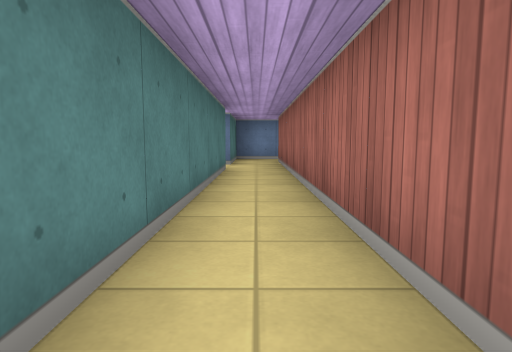
[1] (above)

16 first-person views from a walk through a cub3D level. The camera is about half as high as the walls, tilts 6° down and sees 75° across. The floor is counted in squares. Each view is taken from the middle of a square. On the plan, view 1 faces up. The plan holds only what a view shows up to about 9 squares ahead; the rest is blank.

[2]
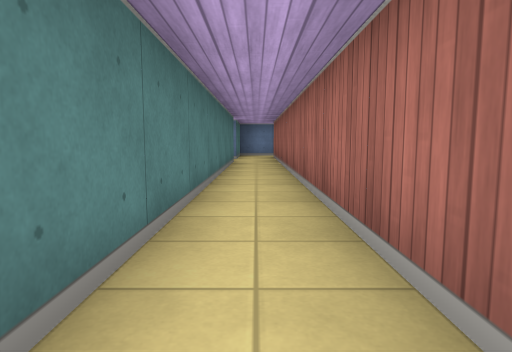

[3]
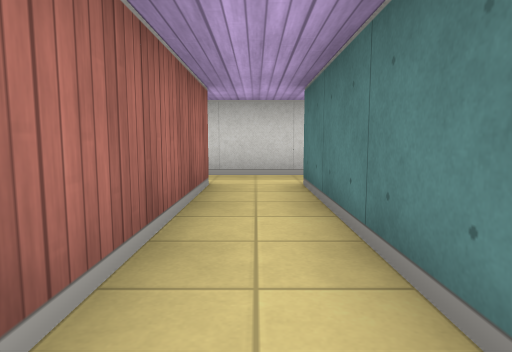

[4]
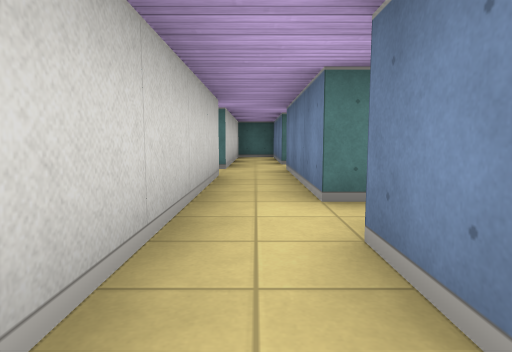

[5]
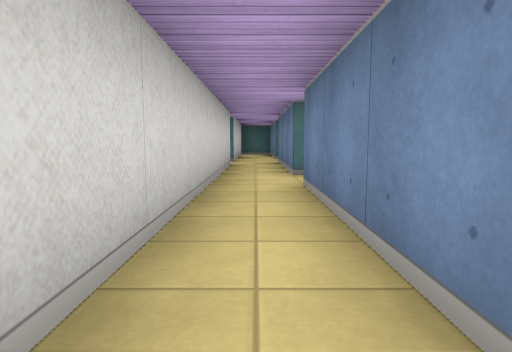

[6]
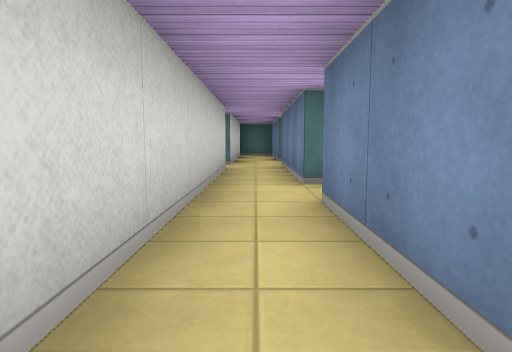

[7]
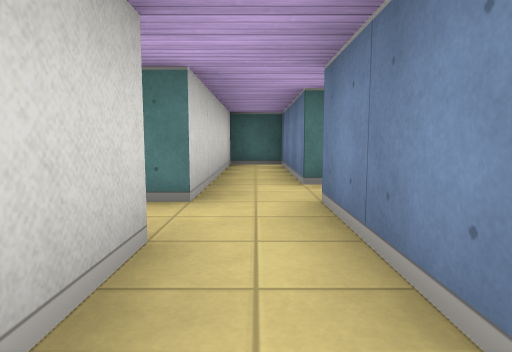

[8]
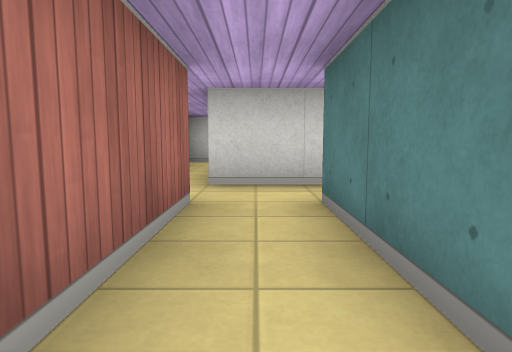

[9]
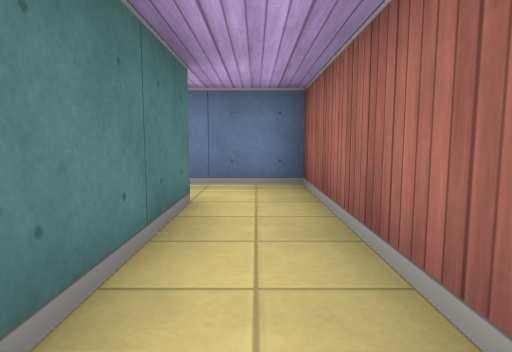

[10]
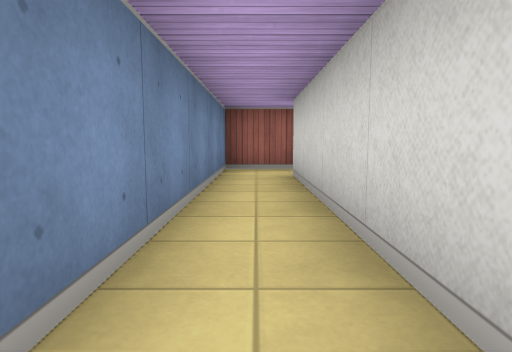

[11]
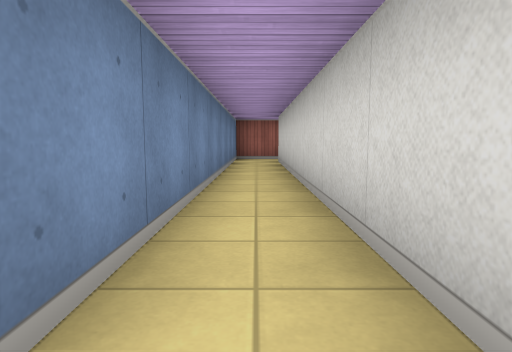

[12]
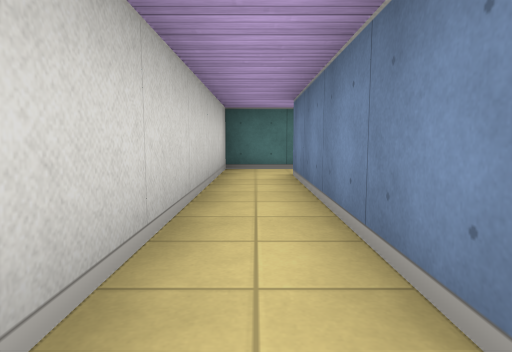

[13]
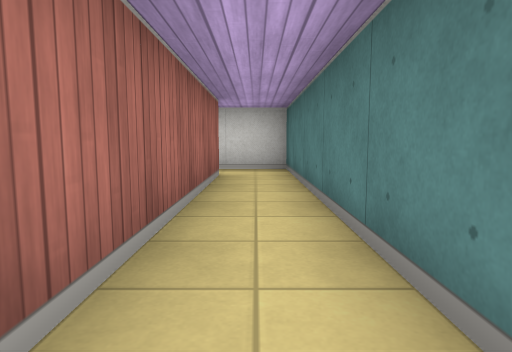

[14]
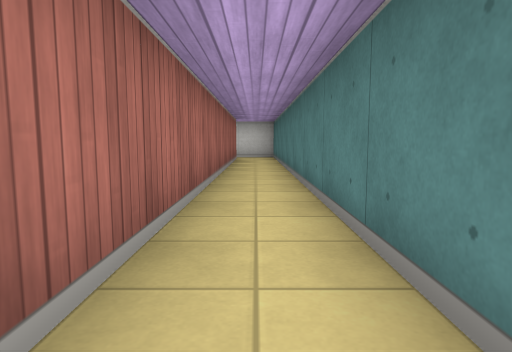

[15]
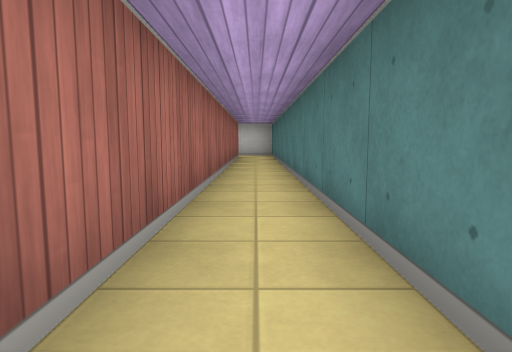

[16]
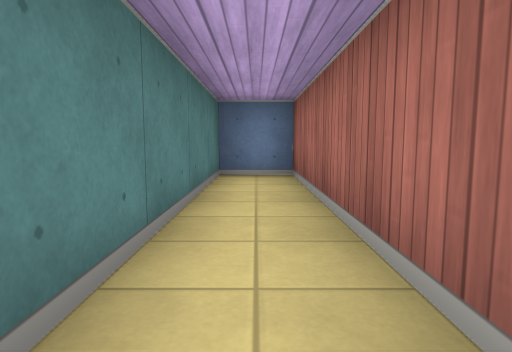

### Floor plan
Points are (right, up) in squares from view 1. A wall is a line through its corners. A room is listed if a view was taken in it or the views show most of it. See-through windows are left out.
Room 1 (views 1, 2, 3)
walls: (-0.5, 5.5) (-0.5, -1.5); (0.5, -1.5) (0.5, 5.4); (-0.5, -2.5) (0.5, -2.5)
ways out: opening at (1, -2) to room 2; opening at (-1.5, -2) to room 3; opening at (0, 5)
Room 2 (views 4, 5, 6)
walls: (3.5, -1.5) (0.5, -1.5); (0.5, -2.5) (3.5, -2.5)
ways out: opening at (1, -2) to room 1
Room 3 (views 7, 9)
walls: (-2.5, -2.5) (-0.5, -2.5); (-4.5, 0.5) (-4.5, -1.5) (-7.5, -1.5) (-7.5, -2.5) (-3.5, -2.5); (-0.5, -1.5) (-3.5, -1.5) (-3.5, 0.5)
ways out: opening at (-1.5, -2) to room 1; opening at (-4, -0.5) to room 4; opening at (-3, -3)
Room 4 (views 8, 10, 11, 12, 13, 14, 15, 16)
walls: (-3.5, 0.5) (-3.5, 1.5) (-11.5, 1.5) (-11.5, 11.5) (-12.5, 11.5) (-12.5, 0.5) (-4.5, 0.5)
ways out: opening at (-4, -0.5) to room 3

Positions as (right, up) in squares from view 1, and headings:
1: (0, 0), facing up
2: (0, -2), facing up
3: (0, 2), facing down
4: (2, -2), facing left
5: (4, -2), facing left
6: (3, -2), facing left
7: (-1, -2), facing left
8: (-4, 1), facing down
9: (-4, -2), facing up
10: (-9, 1), facing right
11: (-12, 1), facing right
12: (-7, 1), facing left
13: (-12, 6), facing down
14: (-12, 10), facing down
15: (-12, 11), facing down
16: (-12, 7), facing up
